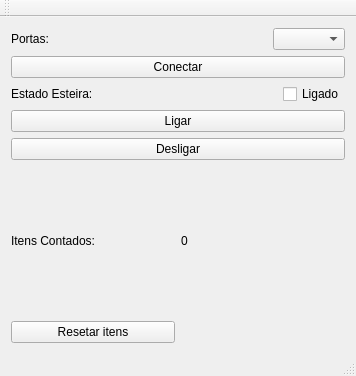
<?xml version="1.0" encoding="UTF-8"?>
<ui version="4.0">
 <class>MainWindow</class>
 <widget class="QMainWindow" name="MainWindow">
  <property name="geometry">
   <rect>
    <x>0</x>
    <y>0</y>
    <width>356</width>
    <height>376</height>
   </rect>
  </property>
  <property name="windowTitle">
   <string>Esteira Contadora</string>
  </property>
  <widget class="QWidget" name="centralWidget">
   <layout class="QGridLayout" name="gridLayout_7">
    <item row="0" column="0">
     <layout class="QGridLayout" name="gridLayout_6">
      <item row="0" column="0">
       <layout class="QGridLayout" name="gridLayout_4">
        <item row="0" column="0">
         <layout class="QGridLayout" name="gridLayout_2">
          <item row="0" column="0">
           <widget class="QLabel" name="label">
            <property name="text">
             <string>Portas:</string>
            </property>
           </widget>
          </item>
          <item row="0" column="2">
           <widget class="QComboBox" name="boxPortas"/>
          </item>
          <item row="0" column="1">
           <spacer name="horizontalSpacer">
            <property name="orientation">
             <enum>Qt::Horizontal</enum>
            </property>
            <property name="sizeHint" stdset="0">
             <size>
              <width>40</width>
              <height>20</height>
             </size>
            </property>
           </spacer>
          </item>
         </layout>
        </item>
        <item row="1" column="0">
         <widget class="QPushButton" name="btnSerial">
          <property name="text">
           <string>Conectar</string>
          </property>
         </widget>
        </item>
       </layout>
      </item>
      <item row="1" column="0">
       <layout class="QGridLayout" name="gridLayout_5">
        <item row="0" column="0">
         <layout class="QGridLayout" name="gridLayout">
          <item row="0" column="1">
           <spacer name="horizontalSpacer_2">
            <property name="orientation">
             <enum>Qt::Horizontal</enum>
            </property>
            <property name="sizeHint" stdset="0">
             <size>
              <width>40</width>
              <height>20</height>
             </size>
            </property>
           </spacer>
          </item>
          <item row="0" column="2">
           <widget class="QCheckBox" name="estadoEsteira">
            <property name="text">
             <string>Ligado</string>
            </property>
           </widget>
          </item>
          <item row="0" column="0">
           <widget class="QLabel" name="label_2">
            <property name="text">
             <string>Estado Esteira:</string>
            </property>
           </widget>
          </item>
         </layout>
        </item>
        <item row="2" column="0">
         <widget class="QPushButton" name="butAcao">
          <property name="text">
           <string>Ligar</string>
          </property>
         </widget>
        </item>
        <item row="3" column="0">
         <widget class="QPushButton" name="btnpause">
          <property name="text">
           <string>Desligar</string>
          </property>
         </widget>
        </item>
       </layout>
      </item>
      <item row="2" column="0">
       <layout class="QGridLayout" name="gridLayout_3">
        <item row="2" column="0">
         <widget class="QLabel" name="label_3">
          <property name="text">
           <string>Itens Contados:</string>
          </property>
         </widget>
        </item>
        <item row="2" column="1">
         <widget class="QLabel" name="qtdItens">
          <property name="text">
           <string>0</string>
          </property>
         </widget>
        </item>
        <item row="3" column="0">
         <widget class="QPushButton" name="pushButton">
          <property name="text">
           <string>Resetar itens</string>
          </property>
         </widget>
        </item>
       </layout>
      </item>
     </layout>
    </item>
   </layout>
  </widget>
  <widget class="QMenuBar" name="menuBar">
   <property name="geometry">
    <rect>
     <x>0</x>
     <y>0</y>
     <width>356</width>
     <height>21</height>
    </rect>
   </property>
  </widget>
  <widget class="QToolBar" name="mainToolBar">
   <attribute name="toolBarArea">
    <enum>TopToolBarArea</enum>
   </attribute>
   <attribute name="toolBarBreak">
    <bool>false</bool>
   </attribute>
  </widget>
  <widget class="QStatusBar" name="statusBar"/>
 </widget>
 <layoutdefault spacing="6" margin="11"/>
 <resources/>
 <connections/>
</ui>
